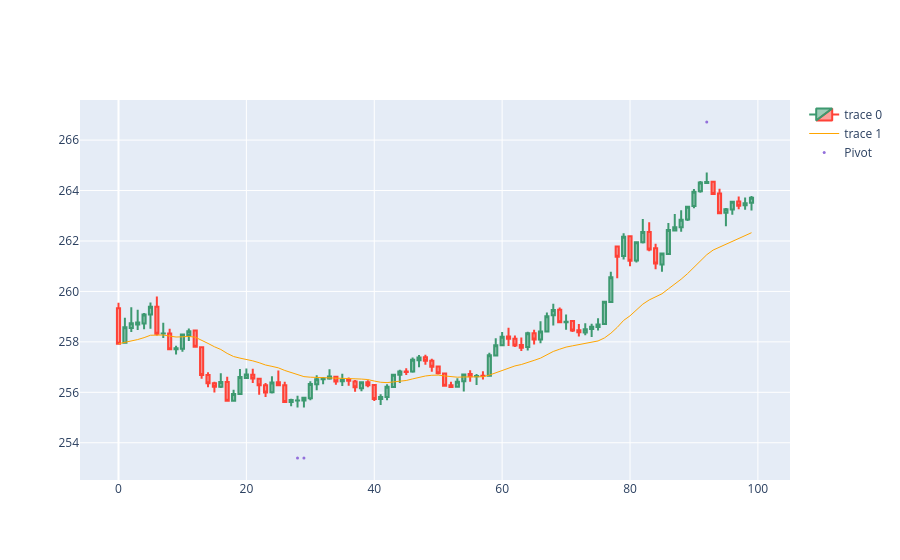

Notebook code cell kept with this figure:
### Code cell
'''
0:78
78:156 *
156:234
234:312
312:390
390:468
468:546
546:624
624:702
702:780
780:858
858:936
936:1014
1014:1092
1092:1170
1170:1248
1248:1326
1326:1404
1404:1482
1482:1560
1560:1638
1638:1716
1716:1794
1794:1872
1872:1950
1950:2028
2028:2106
'''

dfpl = df[0:100]  
fig = go.Figure(data=[go.Candlestick(x=dfpl.index,
                open=dfpl['Open'],
                high=dfpl['High'],
                low=dfpl['Low'],
                close=dfpl['Close']),
                go.Scatter(x=dfpl.index, y=dfpl['EMA'], line=dict(color='orange', width=1))])

pointBreakIndex = dfpl[dfpl['pointBreak'] != 0].index.tolist()
pointBreakValues = list(filter((0.0).__ne__, dfpl['pointBreak']))

fig.add_scatter(x=dfpl.index, y=dfpl['pointpos'], mode="markers", marker=dict(size=3, color="MediumPurple"), name="Pivot")
fig.add_scatter(x=pointBreakIndex, y=pointBreakValues, mode="markers", marker=dict(size=7, color='rgba(245, 36, 9, 1)'), name="Entry")

'''
for row in dfpl.iterrows():
        fig.add_annotation(x=pointBreakIndex, y=pointBreakValues,
                    text="entry",
                    showarrow=True,
                    arrowhead=1)
'''

fig.update_layout(xaxis_rangeslider_visible=False)
fig.show()
